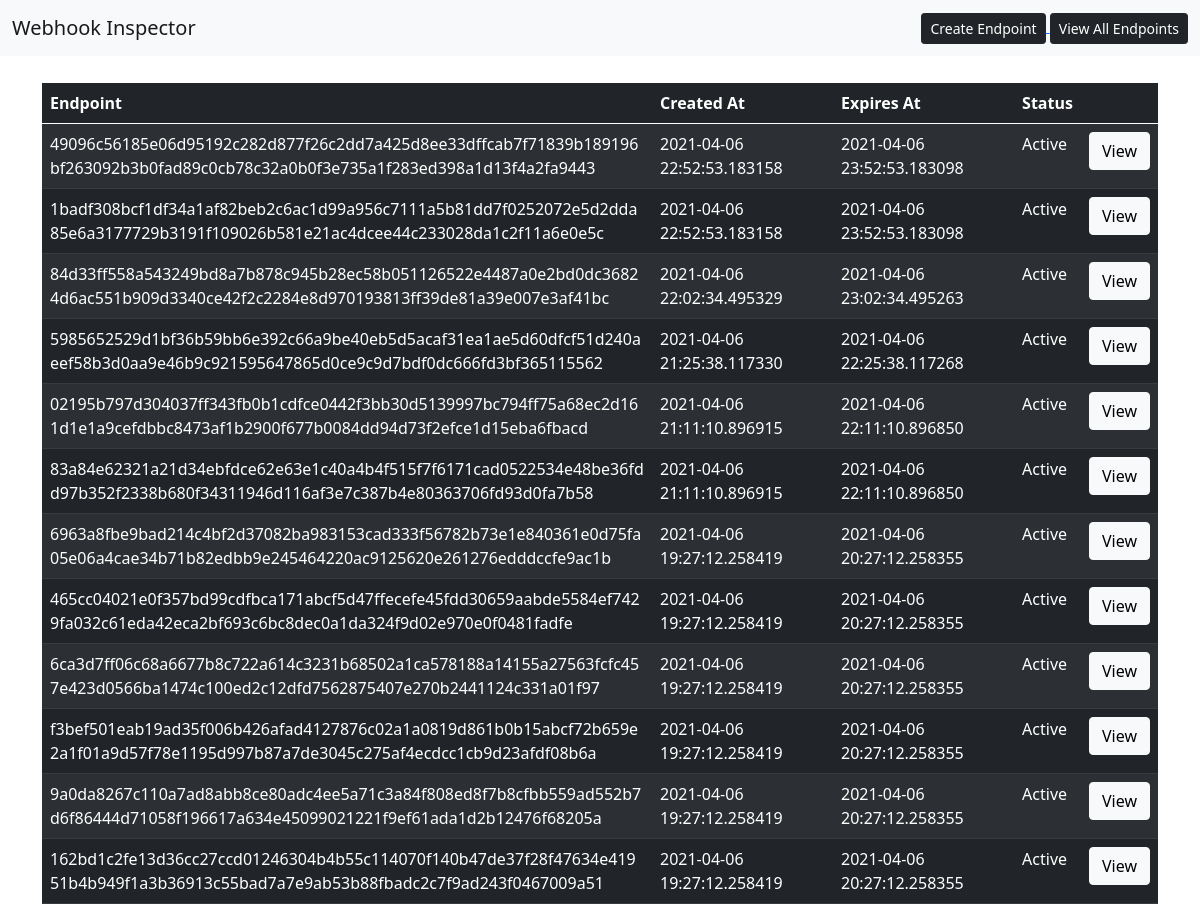
/list-endpoints, run on an earlier commit of the app's database.
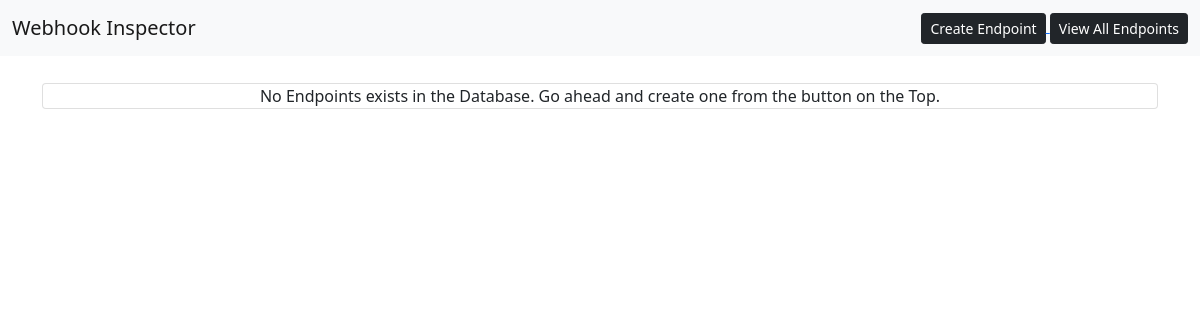
And on a later commit of the database.
### app.py (models this page shows, shortened)
class Endpoints(db.Model):
    __tablename__ = 'endpoints'
    endpoint_id = db.Column(db.Integer, primary_key=True)
    endpoint = db.Column(db.String(256))
    single_use = db.Column(db.String(3))
    status = db.Column(db.String(8))
    expires_at = db.Column(db.DateTime)
    created_at = db.Column(db.DateTime)

### app.py (the view)
@app.route('/list-endpoints', methods=['GET'])
def list_endpoints():
    try:
        endpoint = Endpoints.query.order_by(desc(Endpoints.endpoint_id)).all()
        return render_template('show_all_endpoints.html', all_endpoints = endpoint)
    except Exception as e:
        return render_template('error.html', error = e)

### templates/show_all_endpoints.html (shortened to what this page needs)
{% extends 'base.html' %}
{% block body %}
    <div class="container">
        {% if all_endpoints|length() < 1  %}
            <div class="card" style="margin-top: 20pt;">
                <div style="text-align: center;">
                    No Endpoints exists in the Database. Go ahead and create one from the button on the Top.
                </div>
            </div>
        {% else %}
            <table class="table table-dark table-striped" style="margin-top: 20pt;">
                <thead>
                    <tr>
                        <th >Endpoint</th>
                        <th>Created At</th>
                        <th>Expires At</th>
                        <th>Status</th>
                        <th></th>
                    </tr>
                </thead>
                <tbody class="table-hover">
                    {% for data in all_endpoints %}
                    <tr>
                        <td style ="word-break:break-all;">{{ data.endpoint }}</td>
                        <td>{{ data.created_at }}</td>
                        <td>{{ data.expires_at }}</td>
                        <td>{{ data.status }}</td>
                        <td>
                            <a class="btn btn-light" href="/endpoint-details/{{data.endpoint}}">
                                View
                            </a>
                        </td>
                    </tr>
                    {% endfor %}
                </tbody>
            </table>
        {% endif %}
    </div>
{% endblock %}

### templates/base.html (shortened to what this page needs)
<!DOCTYPE html>
<html lang="en">
<head>
    <link rel="stylesheet" href="{{ url_for('static', filename='css/main.css') }}">
    <link href="https://cdn.jsdelivr.net/npm/bootstrap@5.0.0-beta3/dist/css/bootstrap.min.css" rel="stylesheet">
</head>
<body>
    <div>
        <nav class="navbar navbar-expand-lg navbar-light bg-light">
            <div class="container-fluid">
                <a class="navbar-brand" href="/">Webhook Inspector</a>
                <div style="float: right;">
                    <a href="/create-endpoint">
                        <button type="button" class="btn btn-dark btn-sm">Create Endpoint</button>
                    </a>
                    <a href="/list-endpoints">
                        <button type="button" class="btn btn-dark btn-sm">View All Endpoints</button>
                    </a>
                </div>
            </div>
          </nav>
    </div>
    {% block body %} {% endblock %}
</body>
</html>

### static/css/main.css (style rules this page uses)
body { font-family: sans-serif; font-size: 5px; }

What changed in the data, as far as the page shows it:
removed Endpoints: endpoint "49096c56185e06d95192c282d877f26c2dd7a425d8ee33dffcab7f71839b189196bf263092b3b0fad89c0cb78c32a0b0f3e735a1f283ed398a1d13f4a2fa9443", created_at "2021-04-06 22:52:53.183158", expires_at "2021-04-06 23:52:53.183098", status "Active"
removed Endpoints: endpoint "1badf308bcf1df34a1af82beb2c6ac1d99a956c7111a5b81dd7f0252072e5d2dda85e6a3177729b3191f109026b581e21ac4dcee44c233028da1c2f11a6e0e5c", created_at "2021-04-06 22:52:53.183158", expires_at "2021-04-06 23:52:53.183098", status "Active"
removed Endpoints: endpoint "84d33ff558a543249bd8a7b878c945b28ec58b051126522e4487a0e2bd0dc36824d6ac551b909d3340ce42f2c2284e8d970193813ff39de81a39e007e3af41bc", created_at "2021-04-06 22:02:34.495329", expires_at "2021-04-06 23:02:34.495263", status "Active"
removed Endpoints: endpoint "5985652529d1bf36b59bb6e392c66a9be40eb5d5acaf31ea1ae5d60dfcf51d240aeef58b3d0aa9e46b9c921595647865d0ce9c9d7bdf0dc666fd3bf365115562", created_at "2021-04-06 21:25:38.117330", expires_at "2021-04-06 22:25:38.117268", status "Active"
removed Endpoints: endpoint "02195b797d304037ff343fb0b1cdfce0442f3bb30d5139997bc794ff75a68ec2d161d1e1a9cefdbbc8473af1b2900f677b0084dd94d73f2efce1d15eba6fbacd", created_at "2021-04-06 21:11:10.896915", expires_at "2021-04-06 22:11:10.896850", status "Active"
removed Endpoints: endpoint "83a84e62321a21d34ebfdce62e63e1c40a4b4f515f7f6171cad0522534e48be36fdd97b352f2338b680f34311946d116af3e7c387b4e80363706fd93d0fa7b58", created_at "2021-04-06 21:11:10.896915", expires_at "2021-04-06 22:11:10.896850", status "Active"
removed Endpoints: endpoint "6963a8fbe9bad214c4bf2d37082ba983153cad333f56782b73e1e840361e0d75fa05e06a4cae34b71b82edbb9e245464220ac9125620e261276edddccfe9ac1b", created_at "2021-04-06 19:27:12.258419", expires_at "2021-04-06 20:27:12.258355", status "Active"
removed Endpoints: endpoint "465cc04021e0f357bd99cdfbca171abcf5d47ffecefe45fdd30659aabde5584ef7429fa032c61eda42eca2bf693c6bc8dec0a1da324f9d02e970e0f0481fadfe", created_at "2021-04-06 19:27:12.258419", expires_at "2021-04-06 20:27:12.258355", status "Active"
removed Endpoints: endpoint "6ca3d7ff06c68a6677b8c722a614c3231b68502a1ca578188a14155a27563fcfc457e423d0566ba1474c100ed2c12dfd7562875407e270b2441124c331a01f97", created_at "2021-04-06 19:27:12.258419", expires_at "2021-04-06 20:27:12.258355", status "Active"
removed Endpoints: endpoint "f3bef501eab19ad35f006b426afad4127876c02a1a0819d861b0b15abcf72b659e2a1f01a9d57f78e1195d997b87a7de3045c275af4ecdcc1cb9d23afdf08b6a", created_at "2021-04-06 19:27:12.258419", expires_at "2021-04-06 20:27:12.258355", status "Active"
removed Endpoints: endpoint "9a0da8267c110a7ad8abb8ce80adc4ee5a71c3a84f808ed8f7b8cfbb559ad552b7d6f86444d71058f196617a634e45099021221f9ef61ada1d2b12476f68205a", created_at "2021-04-06 19:27:12.258419", expires_at "2021-04-06 20:27:12.258355", status "Active"
removed Endpoints: endpoint "162bd1c2fe13d36cc27ccd01246304b4b55c114070f140b47de37f28f47634e41951b4b949f1a3b36913c55bad7a7e9ab53b88fbadc2c7f9ad243f0467009a51", created_at "2021-04-06 19:27:12.258419", expires_at "2021-04-06 20:27:12.258355", status "Active"
Also different on the page:
text no longer shown: "Endpoint Created At Expires At Status"
text now shown: "No Endpoints exists in the Database. Go ahead and create one from the button on the Top."
